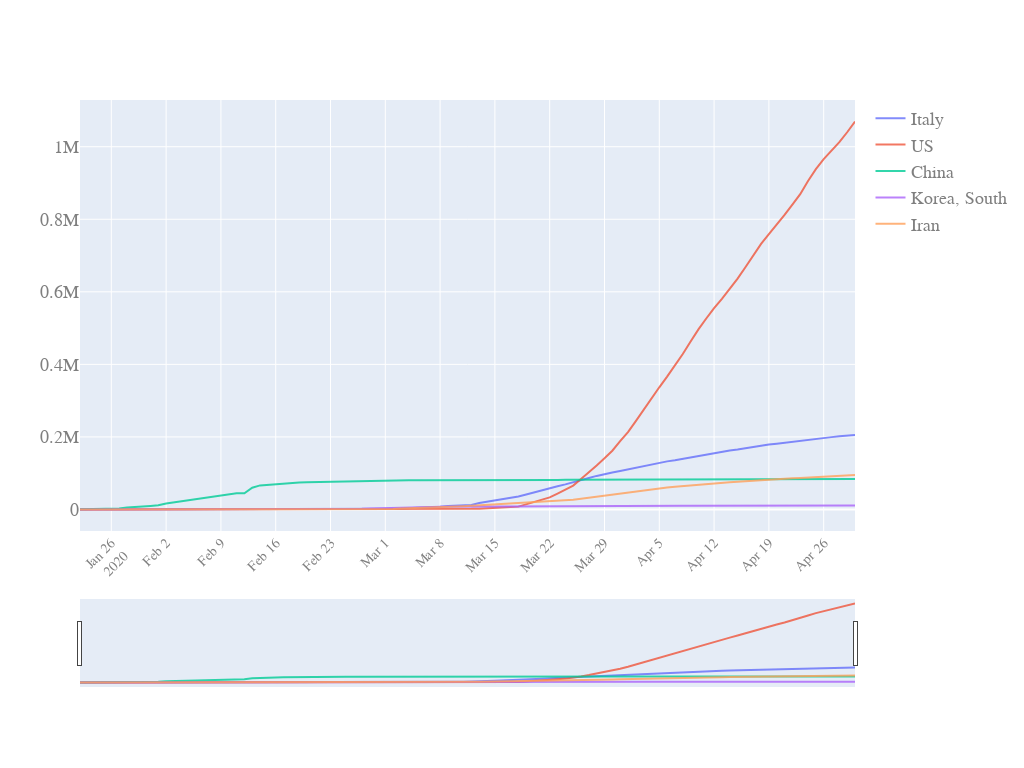

The notebook cell this image was saved under:
### Code cell
quick_plot(df_analyse.date, df_analyse.iloc[:,1:], y_scale='linear', slider=True)
